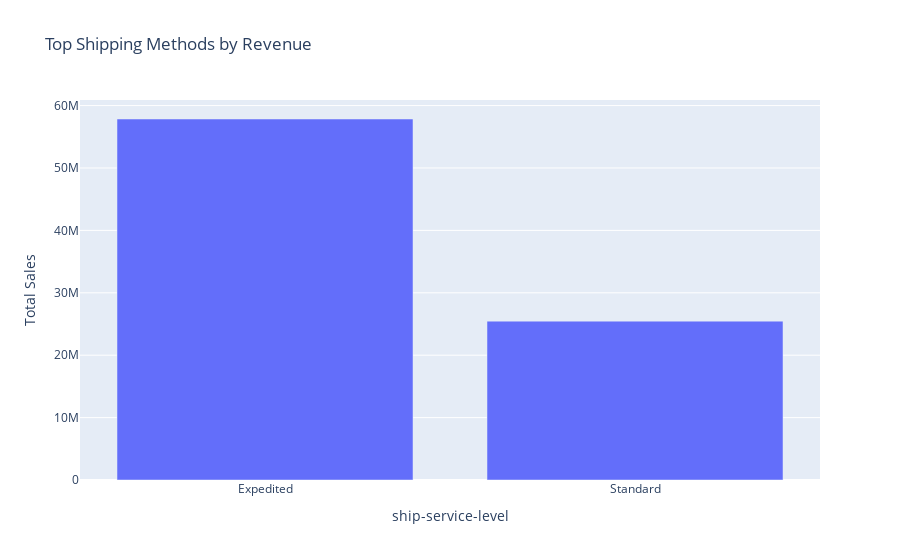

Write notebook code for a chart like this one.
### Code cell
# Top shipping methods by revenue
fig = px.bar(shipping_data, 
             x='ship-service-level', 
             y='Amount', 
             title="Top Shipping Methods by Revenue",
             labels={"Amount": "Total Sales"})
fig.show()

### Figure 1 — Plotly figure (JSON) as saved in the notebook; plotly's stock layout.template omitted (floating-point values rounded to 4 significant figures)
{"data": [{"alignmentgroup": "True", "hovertemplate": "ship-service-level=%{x}<br>Total Sales=%{y}<extra></extra>", "legendgroup": "", "marker": {"color": "#636efa", "pattern": {"shape": ""}}, "name": "", "offsetgroup": "", "orientation": "v", "showlegend": false, "textposition": "auto", "type": "bar", "x": ["Expedited", "Standard"], "xaxis": "x", "y": [57849843, 25460000.0], "yaxis": "y"}], "layout": {"barmode": "relative", "legend": {"tracegroupgap": 0}, "title": {"text": "Top Shipping Methods by Revenue"}, "xaxis": {"anchor": "y", "domain": [0, 1], "title": {"text": "ship-service-level"}}, "yaxis": {"anchor": "x", "domain": [0, 1], "title": {"text": "Total Sales"}}}}
